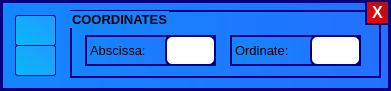
    <widget class="QFrame" name="graphPointFrame">
     <property name="enabled">
      <bool>true</bool>
     </property>
     <property name="geometry">
      <rect>
       <x>1260</x>
       <y>0</y>
       <width>391</width>
       <height>91</height>
      </rect>
     </property>
     <property name="styleSheet">
      <string notr="true">QWidget
{
 background-color:qlineargradient(spread:pad, x1:0, y1:1, x2:1, y2:0, stop:0 rgb(6, 126, 255), stop:1 rgb(34, 152, 255));

alternate-background-color:  qlineargradient(spread:pad, x1:0, y1:0, x2:1, y2:0, stop:0 rgb(0, 145, 255), stop:1 rgb(35, 112, 255));
border: 2px solid rgb(0, 0, 127);
background-color: qlineargradient(spread:pad, x1:0, y1:0, x2:1, y2:0, stop:0 rgb(20, 134, 255), stop:1 rgb(35, 112, 255));

}
QFrame
{
	border:  3px solid rgb(0, 0, 127);
}

</string>
     </property>
     <property name="frameShape">
      <enum>QFrame::StyledPanel</enum>
     </property>
     <property name="frameShadow">
      <enum>QFrame::Raised</enum>
     </property>
     <widget class="QGroupBox" name="graphPointGroupBox">
      <property name="geometry">
       <rect>
        <x>70</x>
        <y>10</y>
        <width>311</width>
        <height>68</height>
       </rect>
      </property>
      <property name="font">
       <font>
        <pointsize>10</pointsize>
        <weight>75</weight>
        <bold>true</bold>
       </font>
      </property>
      <property name="title">
       <string>COORDINATES</string>
      </property>
      <widget class="QLabel" name="graphPointAbscissaLabel">
       <property name="geometry">
        <rect>
         <x>15</x>
         <y>25</y>
         <width>131</width>
         <height>31</height>
        </rect>
       </property>
       <property name="font">
        <font>
         <pointsize>10</pointsize>
        </font>
       </property>
       <property name="styleSheet">
        <string notr="true">QLabel
{
border:  2px solid rgb(0, 0, 127);
}</string>
       </property>
       <property name="text">
        <string>Abscissa:</string>
       </property>
      </widget>
      <widget class="QLabel" name="graphPointOrdinateLabel">
       <property name="geometry">
        <rect>
         <x>160</x>
         <y>25</y>
         <width>131</width>
         <height>31</height>
        </rect>
       </property>
       <property name="font">
        <font>
         <pointsize>10</pointsize>
        </font>
       </property>
       <property name="styleSheet">
        <string notr="true">QLabel
{
border:  2px solid rgb(0, 0, 127);
}</string>
       </property>
       <property name="text">
        <string>Ordinate:</string>
       </property>
      </widget>
      <widget class="QLineEdit" name="graphPointAbscissa">
       <property name="geometry">
        <rect>
         <x>95</x>
         <y>25</y>
         <width>51</width>
         <height>31</height>
        </rect>
       </property>
       <property name="font">
        <font>
         <pointsize>11</pointsize>
        </font>
       </property>
       <property name="styleSheet">
        <string notr="true">background-color: white;
border-radius: 7px;</string>
       </property>
      </widget>
      <widget class="QLineEdit" name="graphPointOrdinate">
       <property name="geometry">
        <rect>
         <x>240</x>
         <y>25</y>
         <width>51</width>
         <height>31</height>
        </rect>
       </property>
       <property name="font">
        <font>
         <pointsize>11</pointsize>
        </font>
       </property>
       <property name="styleSheet">
        <string notr="true">background-color: white;
border-radius: 7px;</string>
       </property>
      </widget>
     </widget>
     <widget class="QPushButton" name="graphPointFrameExitButton">
      <property name="geometry">
       <rect>
        <x>365</x>
        <y>0</y>
        <width>25</width>
        <height>25</height>
       </rect>
      </property>
      <property name="font">
       <font>
        <pointsize>12</pointsize>
        <weight>75</weight>
        <bold>true</bold>
       </font>
      </property>
      <property name="toolTip">
       <string>Undo</string>
      </property>
      <property name="styleSheet">
       <string notr="true">QPushButton
{
 background-color:qlineargradient(spread:pad, x1:0, y1:1, x2:1, y2:0, stop:0 rgb(255, 0, 0), stop:1 rgb(165, 18, 20));
border: 2px solid rgb(0, 0, 127);
color: white;
}
QPushButton:pressed
{
background-color: qlineargradient(spread:pad, x1:0, y1:1, x2:1, y2:0, stop:0 rgb(255, 0, 0), stop:1 rgb(245, 20, 24));
border: 1px solid rgb(0, 0, 127);
}
</string>
      </property>
      <property name="text">
       <string>X</string>
      </property>
      <property name="iconSize">
       <size>
        <width>28</width>
        <height>28</height>
       </size>
      </property>
      <property name="flat">
       <bool>true</bool>
      </property>
     </widget>
     <widget class="QPushButton" name="graphPointLocatorButton">
      <property name="geometry">
       <rect>
        <x>15</x>
        <y>15</y>
        <width>41</width>
        <height>31</height>
       </rect>
      </property>
      <property name="toolTip">
       <string>&lt;html&gt;&lt;head/&gt;&lt;body&gt;&lt;p&gt;&lt;span style=&quot; font-weight:600;&quot;&gt;Point Locator&lt;/span&gt;&lt;/p&gt;&lt;p&gt;(Will set the values of abscissa and ordinate)&lt;/p&gt;&lt;/body&gt;&lt;/html&gt;</string>
      </property>
      <property name="styleSheet">
       <string notr="true">QPushButton
{
 background-color:qlineargradient(spread:pad, x1:0, y1:1, x2:1, y2:0, stop:0 rgb(8, 186, 247), stop:1 rgb(34, 152, 255));
border: 1px solid rgb(0, 0, 127);
border-radius: 2px;

}
QPushButton:pressed
{
background-color: qlineargradient(spread:pad, x1:1, y1:1, x2:0, y2:1, stop:0 rgb(0, 170, 255), stop:1 rgb(107, 221, 255));
border: 1px solid rgb(0, 0, 127);
}
</string>
      </property>
      <property name="text">
       <string/>
      </property>
      <property name="iconSize">
       <size>
        <width>30</width>
        <height>30</height>
       </size>
      </property>
     </widget>
     <widget class="QPushButton" name="graphPointLocateButton">
      <property name="geometry">
       <rect>
        <x>15</x>
        <y>45</y>
        <width>41</width>
        <height>31</height>
       </rect>
      </property>
      <property name="toolTip">
       <string>&lt;html&gt;&lt;head/&gt;&lt;body&gt;&lt;p&gt;Draw point on the graph&lt;/p&gt;&lt;/body&gt;&lt;/html&gt;</string>
      </property>
      <property name="styleSheet">
       <string notr="true">QPushButton
{
 background-color:qlineargradient(spread:pad, x1:0, y1:1, x2:1, y2:0, stop:0 rgb(8, 186, 247), stop:1 rgb(34, 152, 255));
border: 1px solid rgb(0, 0, 127);
border-radius: 2px;

}
QPushButton:pressed
{
background-color: qlineargradient(spread:pad, x1:1, y1:1, x2:0, y2:1, stop:0 rgb(0, 170, 255), stop:1 rgb(107, 221, 255));
border: 1px solid rgb(0, 0, 127);
}
</string>
      </property>
      <property name="text">
       <string/>
      </property>
      <property name="iconSize">
       <size>
        <width>30</width>
        <height>30</height>
       </size>
      </property>
     </widget>
    </widget>
